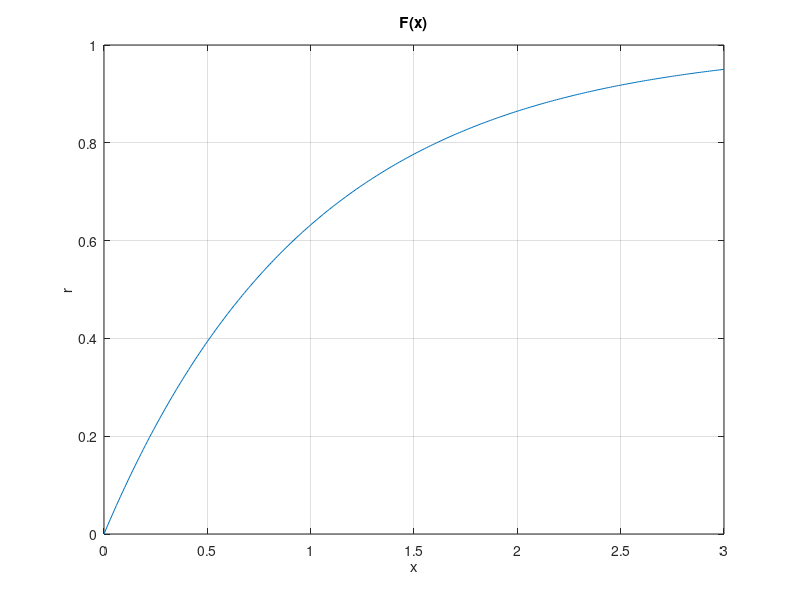
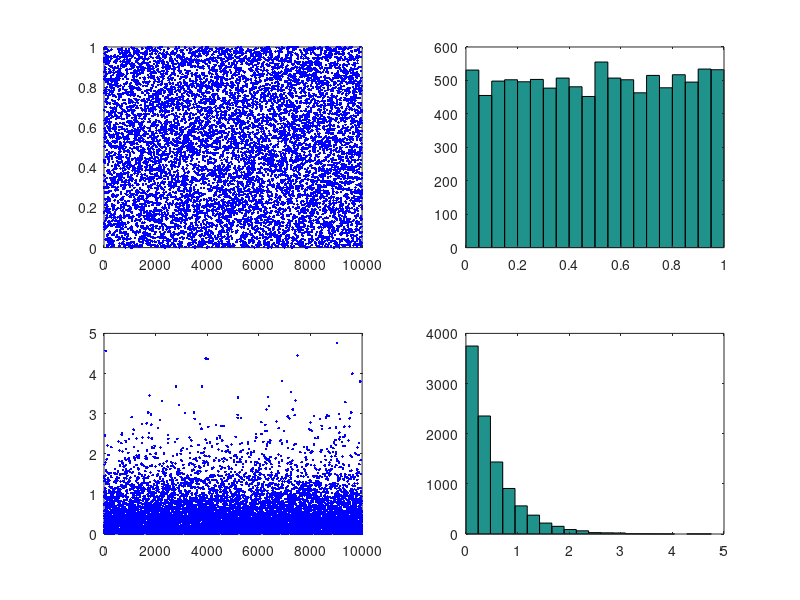

MATLAB code for these plots, in order:
% rand_transform1.m
% R[0,1] --> Dowolny rozklad o zadanej dystrybuancie
% F(x) = 1-exp(-lamb*x) = r --> x=?
x = 0 : 0.01 : 3;
lamb = 1; F = 1-exp(-lamb*x);
plot( x, F ); xlabel('x'); ylabel('r'); title('F(x)'); grid; pause
disp('Rownomierny R[0,1] --> o dowolnej dystrybuancie');
N = 10000;
lamb = 2;
r = rand(1,N);
x = - (1/lamb)*log(1 - r);
figure;
subplot(221); plot(r,'b.'); subplot(222); hist(r,20);
subplot(223); plot(x,'b.'); subplot(224); hist(x,20); pause
% Dystrybuanta – funkcja rzeczywista jednoznacznie wyznaczająca rozkład prawdopodobieństwa
